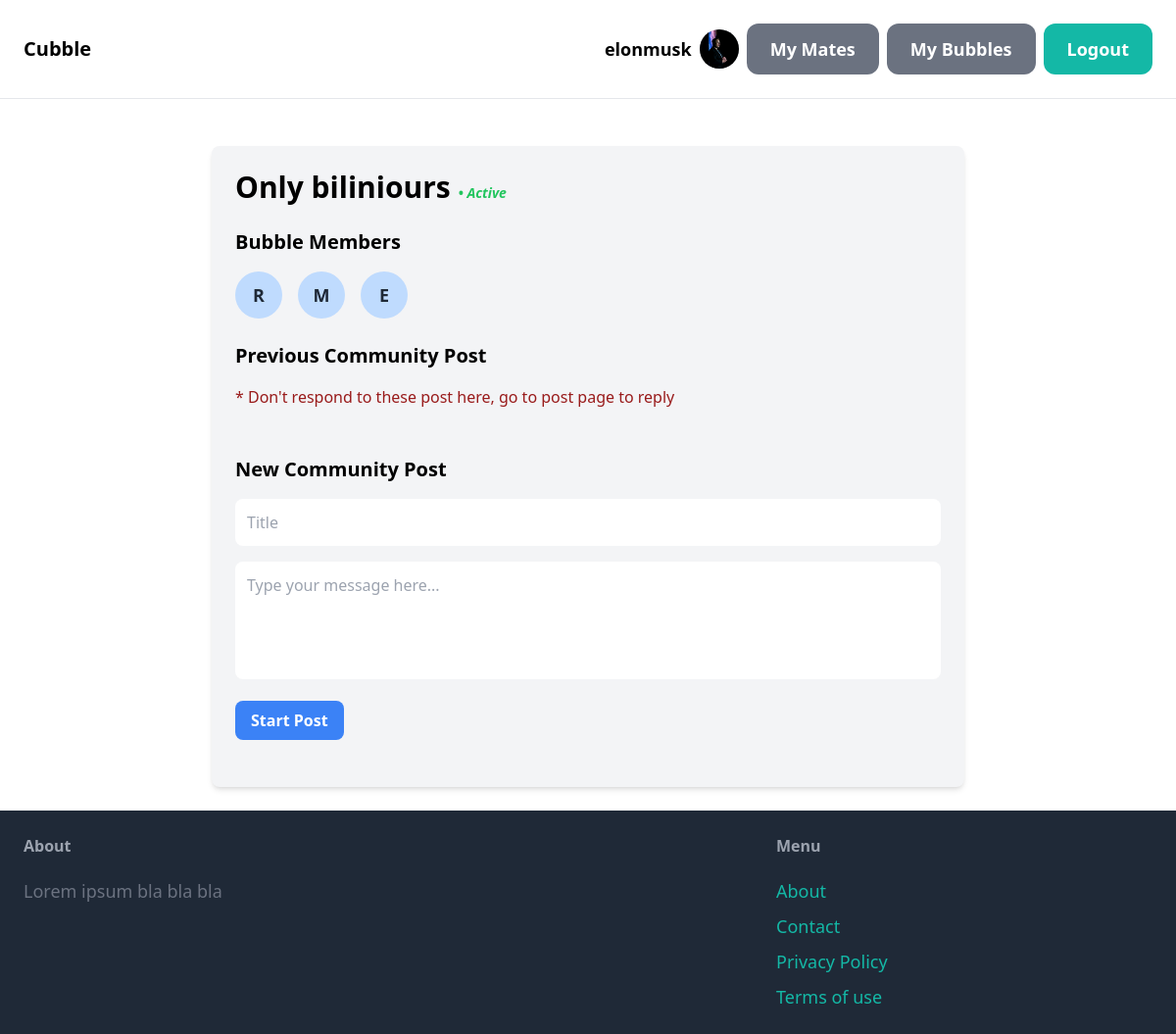
The app's page /bubble/3/ (signed in), older data.
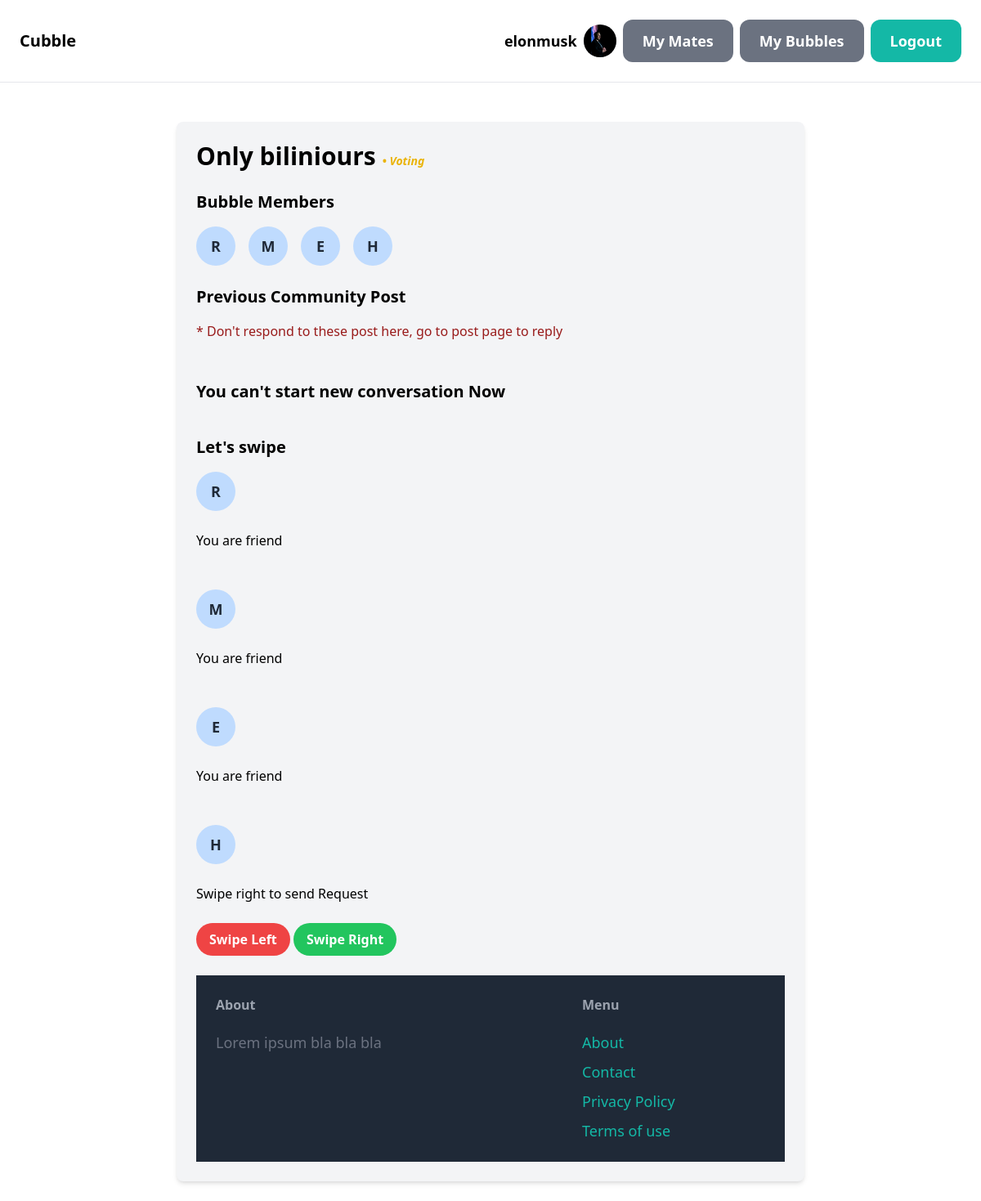
The same page, newer data.
### core/models.py (models this page shows, shortened)
class Bubble(models.Model):
    class Status(models.TextChoices):
        ACT = "1", "ACTIVE"
        VOTE = '2', "VOTING"
        ARCH = '3', "ARCHIVE"
    name = models.CharField(max_length = 150, unique=True)
    description = models.CharField(max_length=500)
    thumbnail = models.ImageField(upload_to='Images')
    status = models.CharField(max_length = 10, choices=Status.choices, default = Status.ARCH)

class BubbleMember(models.Model):
    class Status(models.TextChoices):
        SEE = "1", "VISIBLE"
        UNSEE = '2', "NOT_VISIBLE"
    bubble_id = models.ForeignKey(Bubble, related_name='bubble_registered_name', on_delete=models.CASCADE)
    user_id = models.ForeignKey(User, related_name='bubble_member', on_delete=models.CASCADE)
    profile = models.CharField(max_length = 500, blank=True)
    status = models.CharField(max_length = 10, choices=Status.choices, default = Status.UNSEE)
    class Meta:
        unique_together = ('bubble_id', 'user_id')

### core/views.py (the view)
# urls.py: path('bubble/<int:pk>/', views.bubble, name='bubble'),
@part_of_bubble_required
def bubble(request, pk):
    bubble = get_object_or_404(Bubble, pk=pk)
    Bubble_id = bubble.id
    members_in_bubble = BubbleMember.objects.filter(bubble_id=Bubble_id)
    user = request.user
    user_friends_id = (
        Friend.objects.filter((Q(user1=user.id)  | Q(user2=user.id) ) & Q(status1='accepted') & Q(status2='accepted'))
        .values_list('user1_id', flat=True)
        .union(Friend.objects.filter((Q(user1=user.id)  | Q(user2=user.id) ) & Q(status1='accepted') & Q(status2='accepted')).values_list('user2_id', flat=True))
    )
    user_friends = []
    for friends in user_friends_id:
        user = User.objects.get(pk=friends)
        user_friends.append(user)
    user_friends_id_pending = (
        Friend.objects.filter((Q(user1=user.id)  | Q(user2=user.id) ))
        .values_list('user1_id', flat=True)
        .union(Friend.objects.filter((Q(user1=user.id)  | Q(user2=user.id) )).values_list('user2_id', flat=True))
    )
    user_friends_pending = []
    for friend_id in user_friends_id_pending:
        try:
            friendship = Friend.objects.get(user1=user.id, user2=friend_id)
            if friendship.status1 == Friend.ACCEPTED:
                friend_user = User.objects.get(pk=friend_id)
                user_friends_pending.append(friend_user)
        except Friend.DoesNotExist:
            pass  # Friend object not found for this combination
        try:
            friendship = Friend.objects.get(user2=user.id, user1=friend_id)
            if friendship.status2 == Friend.ACCEPTED:
                friend_user = User.objects.get(pk=friend_id)
                user_friends_pending.append(friend_user)
        except Friend.DoesNotExist:
            pass  # Friend object not found for this combination
    return render(request, 'core/bubble.html' , {
        'bubble' : bubble,
        'members_in_bubble' : members_in_bubble,
        'user_friends': user_friends,
        'user_friends_pending':user_friends_pending,
    })

### core/templates/core/bubble.html (shortened to what this page needs)
{% extends 'core/base.html' %}
{% block content %}
    <div class="max-w-3xl mx-auto mt-6 p-6 bg-gray-100 rounded-lg shadow-md">
        {% if bubble.status == '1' %}
        <h1 class="text-3xl font-bold mb-6">{{ bubble.name }} <span class="text-green-500 italic text-sm">• Active</span></h1>
        {% elif bubble.status == '2' %}
        <h1 class="text-3xl font-bold mb-6">{{ bubble.name }} <span class="text-yellow-500 italic text-sm">• Voting</span></h1>
        {% else %}
        <h1 class="text-3xl font-bold mb-6">{{ bubble.name }} <span class="text-red-500 italic text-sm">• Archived</span></h1>
        {% endif %}
        <h2 class="text-xl font-bold mb-4">Bubble Members</h2>
        <div class="flex flex-wrap gap-4 mb-6">
            {% for member in members_in_bubble %}
                <a href="{% url 'core:bubble_mate_chat' pk=member.bubble_id.id username=member.user_id.username %}" class="inline-block">
                    <div class="w-12 h-12 rounded-full flex items-center justify-center bg-blue-200 hover:bg-blue-300">
                        <span class="text-lg font-bold text-gray-800">{{ member.user_id.username|first|upper }}</span>
                    </div>
                </a>
            {% empty %}
                <p>No members found</p>
            {% endfor %}
        </div>
        <h2 class="text-xl font-bold mb-4">Previous Community Post</h2>
        <h1 class="text-red-800"> * Don't respond to these post here, go to post page to reply</h1>
        <br>
        {% if bubble.status == '1' %}
        <h2 class="text-xl font-bold mb-4">New Community Post</h2>
        <form id="comment-form" class="mb-6">
            <input type="text" name="title" placeholder="Title" class="w-full rounded-lg border-gray-300 focus:border-blue-500 resize-none p-3 focus:outline-none mb-4" required>
            <textarea name="message" class="w-full rounded-lg border-gray-300 focus:border-blue-500 resize-none p-3 focus:outline-none" rows="4" placeholder="Type your message here..." required></textarea>
            <button type="submit" class="mt-4 bg-blue-500 hover:bg-blue-600 text-white font-semibold py-2 px-4 rounded-lg focus:outline-none transition duration-300">Start Post</button>
        </form>
        {% elif bubble.status == '2' %}
        <h2 class="text-xl font-bold mb-4">You can't start new conversation Now</h2>
        <br>
        <h2 class="text-xl font-bold mb-4">Let's swipe</h2>
        {% for member in members_in_bubble %}
            {% if member.user_id in user_friends %}
            <div class="user-profile" data-user-id="{{member.user_id.id}}">
                <div class="w-12 h-12 rounded-full flex items-center justify-center bg-blue-200 hover:bg-blue-300">
                    <span class="text-lg font-bold text-gray-800">{{ member.user_id.username|first|upper }}</span>
                </div>
                <br>
                <P>You are friend</P>
                <br><br>
            {% else  %}
            <div class="user-profile" data-user-id="{{member.user_id.id}}">
                <div class="w-12 h-12 rounded-full flex items-center justify-center bg-blue-200 hover:bg-blue-300">
                    <span class="text-lg font-bold text-gray-800">{{ member.user_id.username|first|upper }}</span>
                </div>
                <br>
                <p> Swipe right to send Request </p>
                <br>
                <button class="swipe-left bg-red-500 hover:bg-red-700 text-white font-bold py-2 px-4 rounded-full transition duration-300 ease-in-out "onclick="refreshPage()">
                    Swipe Left
                </button>
                <button class="swipe-right bg-green-500 hover:bg-green-700 text-white font-bold py-2 px-4 rounded-full transition duration-300 ease-in-out"onclick="refreshPage()">
                    Swipe Right
                </button>
            <br>
            <br>
            </div>
            {% endif %}
        {% endfor %}
        {% else %}
        <h2 class="text-xl font-bold mb-4">Archived Bubble</h2>
        {% endif %}
    </div>
{% endblock %}

Row changes from the older to the newer data that the page shows:
changed Bubble "Only biliniours": status "1" → "2" (drawn)
now on one of the page's lists (row unchanged): BubbleMember: user_id.username|first "R"
now on one of the page's lists (row unchanged): BubbleMember: user_id.username|first "M"
now on one of the page's lists (row unchanged): BubbleMember: user_id.username|first "E"
added BubbleMember: user_id.username|first "H"
Text that changed along with them:
text no longer shown: "• Active New Community Post Start Post"
text now shown: "• Voting You can't start new conversation Now Let's swipe"
